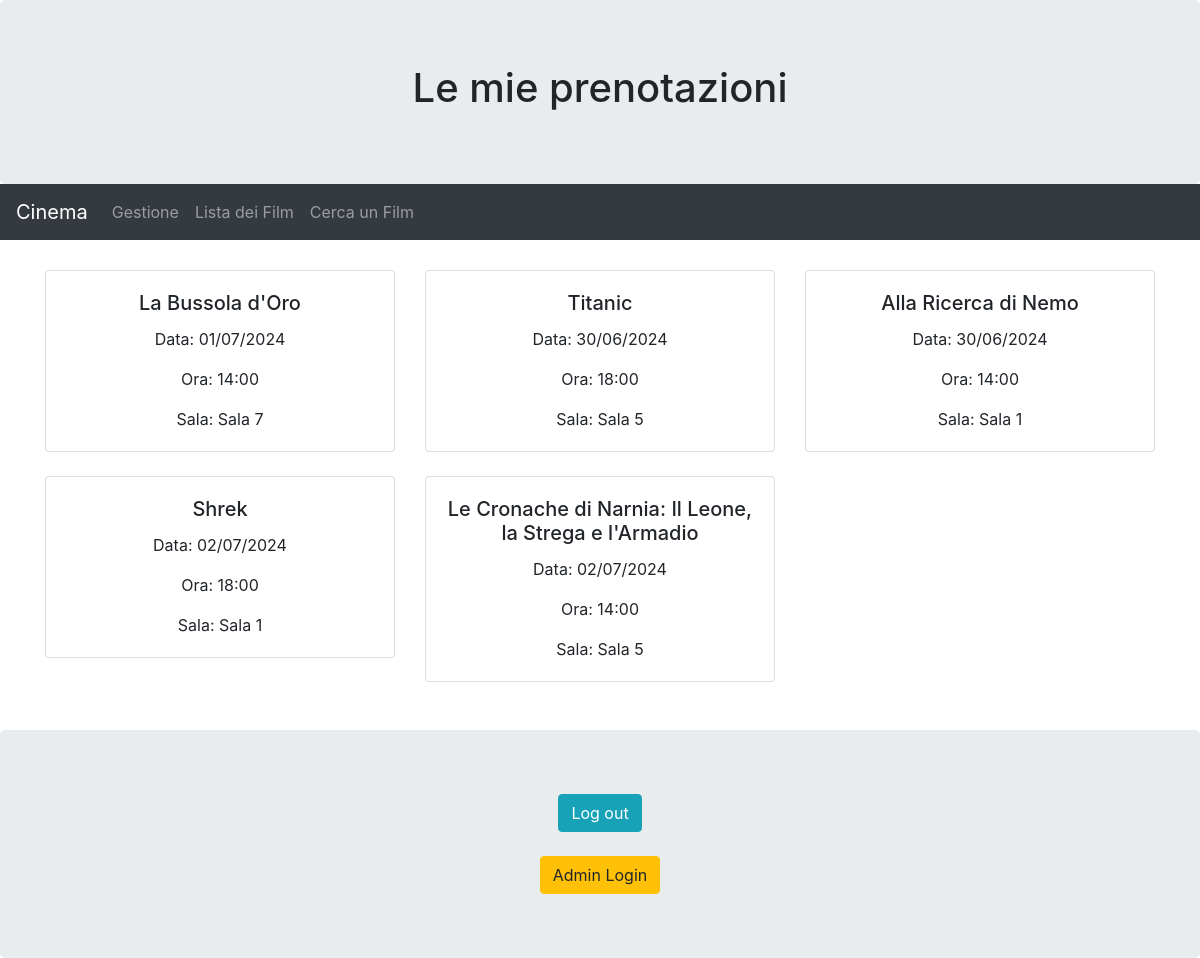
The page /gestione/my_situation/ (signed in) on the database as committed earlier.
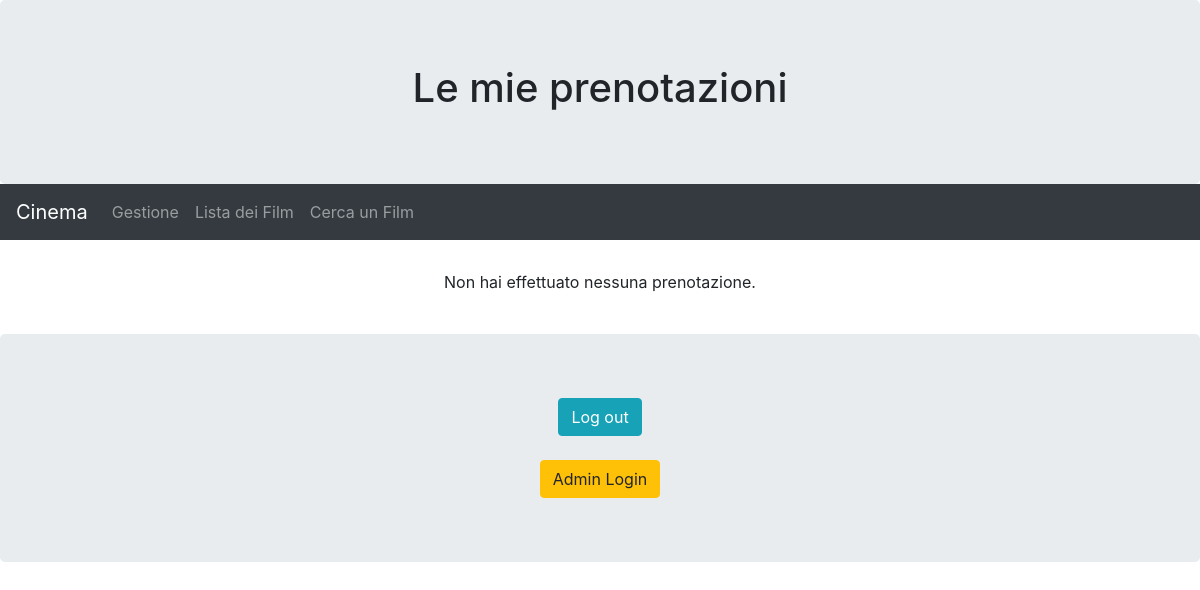
The same page on the database as committed later.
### gestione/models.py (models this page shows, shortened)
class Prenotazione(models.Model):
    utente = models.ForeignKey('gestione.Utente', related_name='prenotazioni', on_delete=models.CASCADE)
    proiezione = models.ForeignKey(Proiezione, related_name='prenotazioni', on_delete=models.CASCADE)
    class Meta:
        verbose_name_plural = "Prenotazioni"

class Proiezione(models.Model):
    data = models.DateField()
    ora_inizio = models.TimeField()
    film = models.ForeignKey(Film, related_name='proiezioni', on_delete=models.CASCADE)
    sala = models.CharField(max_length=50)
    posti_disponibili = models.IntegerField(default=20)
    class Meta:
        verbose_name_plural = "Proiezioni"

class Film(models.Model):
    titolo = models.CharField(max_length=200)
    genere = models.CharField(max_length=200)
    descrizione = models.CharField(max_length=500)
    prezzo = models.DecimalField(max_digits=10, decimal_places=2)
    immagine = models.ImageField(upload_to='film_immagini/')
    in_3D = models.BooleanField(default=False)
    in_inglese = models.BooleanField(default=False)
    class Meta:
        verbose_name_plural = "Film"

### gestione/views.py (the view)
# urls.py: path('my_situation/', my_situation, name='my_situation'),
@login_required
def my_situation(request):
    utente = get_object_or_404(Utente, pk=request.user.pk)
    prenotazioni = utente.get_prenotazioni()
    context = {
        'prenotazioni': prenotazioni
    }
    return render(request, 'gestione/my_situation.html', context)

### gestione/models.py (called while the page is built)
    def get_prenotazioni(self):
        return Prenotazione.objects.filter(utente=self)

### gestione/templates/gestione/my_situation.html (shortened to what this page needs)
{% extends 'basebs.html' %}
{% block header1 %}
  <h1>Le mie prenotazioni</h1>
{% endblock %}
{% block content %}
  {% if prenotazioni %}
    <div class="row">
      {% for prenotazione in prenotazioni %}
        <div class="col-md-4">
          <div class="card mb-4">
            <div class="card-body">
              <h5 class="card-title">{{ prenotazione.proiezione.film.titolo }}</h5>
              <p class="card-text">Data: {{ prenotazione.proiezione.data|date:"d/m/Y" }}</p>
              <p class="card-text">Ora: {{ prenotazione.proiezione.ora_inizio|date:"H:i" }}</p>
              <p class="card-text">Sala: {{ prenotazione.proiezione.sala }}</p>
            </div>
          </div>
        </div>
      {% endfor %}
    </div>
  {% else %}
    <p>Non hai effettuato nessuna prenotazione.</p>
  {% endif %}
{% endblock %}

### templates/basebs.html (shortened to what this page needs)
<!DOCTYPE html>
<html lang="en">
<head>
    {% block head %}
  <link rel="stylesheet" href="https://cdn.jsdelivr.net/npm/bootstrap@4.6.1/dist/css/bootstrap.min.css">
  {% endblock %}
  {% load crispy_forms_tags %}
</head>
<body>
<div class="jumbotron text-center" style="margin-bottom:0">
{% block header1 %}{% endblock %}
</div>
<nav class="navbar navbar-expand-sm bg-dark navbar-dark">
    {% block navbar %}
    <a class="navbar-brand" href="{% url 'home' %}">Cinema</a>
    <div class="collapse navbar-collapse" id="collapsibleNavbar">
      <ul class="navbar-nav">
        <li class="nav-item">
          <a class="nav-link" href="{% url 'gestione:home' %}">Gestione</a>
        </li>
        <li class="nav-item">
          <a class="nav-link" href="{% url 'gestione:listafilm' %}">Lista dei Film</a>
        </li>
        <li class="nav-item">
          <a class="nav-link" href="{% url 'gestione:cercafilm' %}">Cerca un Film</a>
        </li>
      </ul>
    </div>
    {% endblock %}
  </nav>
  <div class="container" style="margin-top:30px">
      <div class="col-sm-22">
        <center>
        {% block content %}{% endblock %}
        <br>
        </center>
      </div>
    </div>
  <div class="jumbotron text-center" style="margin-bottom:0">
    {% block footer %}
      {% if user.is_authenticated %}
      <form id="logout-form" method="post" action="{% url 'logout' %}">
      <button type="submit" class="btn btn-info">Log out</button>
      </form>
      {% else %}
      <a class="btn btn-info" href="{% url 'register' %}" role="button">Registrati</a>
      <a class="btn btn-info" href="{% url 'login' %}" role="button">Login</a>
      {% endif %}
      <a class="btn btn-warning" href="/admin/" role="button">Admin Login</a>
    {%  endblock %}
  </div>
  </body>
  </html>

Rows that differ between the two databases and show on the page:
removed Prenotazione: proiezione.film.titolo "La Bussola d'Oro", proiezione.data "01/07/2024", proiezione.ora_inizio "14:00", proiezione.sala "Sala 7"
removed Prenotazione: proiezione.film.titolo "Titanic", proiezione.data "30/06/2024", proiezione.ora_inizio "18:00", proiezione.sala "Sala 5"
removed Prenotazione: proiezione.film.titolo "Alla Ricerca di Nemo", proiezione.data "30/06/2024", proiezione.ora_inizio "14:00", proiezione.sala "Sala 1"
removed Prenotazione: proiezione.film.titolo "Shrek", proiezione.data "02/07/2024", proiezione.ora_inizio "18:00", proiezione.sala "Sala 1"
removed Prenotazione: proiezione.film.titolo "Le Cronache di Narnia: Il Leone, la Strega e l'Armadio", proiezione.data "02/07/2024", proiezione.ora_inizio "14:00", proiezione.sala "Sala 5"
Other text that changed with them:
text now shown: "Non hai effettuato nessuna prenotazione."
